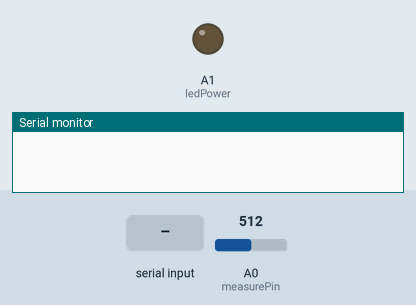
A sketch run on a simulated Arduino Uno, built with avr-gcc and run on an emulated ATmega328P. Parts: output pins drawn as LEDs (lit = HIGH), the last lines printed to the serial monitor. The inputs (shaded band) are chosen by the test bench; at power-on: A0 (measurePin) = 512.

Above: at 0.1 s.
At 2.2 s:
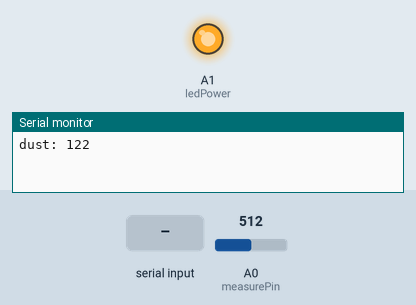
2.3 s: "a" received over the second serial link
3.8 s: "b" received over the second serial link
5.3 s: "c" received over the second serial link
Timing chart, 0 to 8.3 s (numbered marks = the images above; inputs shaded):
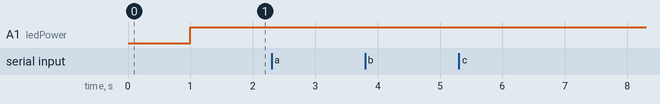

The sketch:

dust.ino
```cpp
#include <SoftwareSerial.h>
/*블루투스 자료 http://blog.naver.com/roboholic84/220594314436 */
//물건찾기 아두이노와 통신할 블루투스
#define RxD_2 4
#define TxD_2 5
SoftwareSerial blueToothSerial_2(RxD_2, TxD_2);//블루투스 rx tx 핀을 아두이노 4,5번핀에 사용
//스마트폰과 통신할 블루투스
#define RxD_1 2
#define TxD_1 3
SoftwareSerial blueToothSerial_1(RxD_1, TxD_1);//블루투스 rx tx 핀을 아두이노 2,3번핀에 사용
char recvChar;//수신받은 데이터를 저장할 변수


/*미세먼지 자료 http://blog.naver.com/roboholic84/220491144149 */
int measurePin = A0;//미세먼지센서 사용하기위한 변수 선언
int ledPower = A1;
int samplingTime = 280;
int deltaTime = 40;
int sleepTime = 9680;
float voMeasured = 0;
float calcVoltage = 0;
float dustDensity = 0;

int dust = 0;//미세먼지 값을 저장할 변수
int count;


void setup() {//전원이 들어와 아두이노아 구동이 되면 셋업이 1회 실행되고 loop()가 무한반복
  Serial.begin(9600);

  blueToothSerial_2.begin(9600);
  pinMode(RxD_2, INPUT);
  pinMode(TxD_2, OUTPUT);

  blueToothSerial_1.begin(9600);
  pinMode(RxD_1, INPUT);
  pinMode(TxD_1, OUTPUT);

  pinMode(ledPower, OUTPUT);
  delay(1000);//1초 휴식
}

void loop() {//setup()이 1회 실행되고 무한 반복되는 부분
  //먼지센서값을 받아온다.
  dust = map(getdust(), 8, 133, 10, 100);
  count++;
  //count가 10이상일때
  if (count >= 10) {
    count = 0;//0으로 초기화 해주고

    Serial.print("dust: ");
    Serial.println(dust);//시리얼 모니터로 출력해준다.

    String s = "@" + (String)dust + "@#";

    int s_l = s.length();
    for (int i = 0; i < s_l; i ++) {
      blueToothSerial_1.print(s.charAt(i));//블루투스 통신으로 먼지센서값을 보낸다.
      delay(40);
    }

    //(EX 먼지센서값이 40이라면   @40@#   이라는 데이터를 보낸다. 안드로이드는 @이라는 데이터가 도착하면 데이터를 모으고 #이라는 데이터가 도착하면 데이터가 모두 도착한걸로 판단한다.)
  }

  if (blueToothSerial_1.available()) {//블루투스 데이터가 들어오면
    recvChar = blueToothSerial_1.read();//해당 변수에 수신받은 데이터를 저장한다.
    Serial.println(recvChar);//시리얼 모니터 수신받은 데이터 출력

    if (recvChar == 'a') {//스마트폰에서 a라는 데이터가 수신되면
      blueToothSerial_2.print("a");//먼지찾기 아두이노로 a라는 데이터를 그대로 보내준다.
    }
    if (recvChar == 'b') {
      blueToothSerial_2.print("b");
    }
    if (recvChar == 'c') {
      blueToothSerial_2.print("c");
    }
    if (recvChar == 'd') {
      blueToothSerial_2.print("d");
    }

  }
  delay(100);
}


int getdust() {
  digitalWrite(ledPower, LOW);
  delayMicroseconds(samplingTime);
  voMeasured = analogRead(measurePin);
  delayMicroseconds(deltaTime);
  digitalWrite(ledPower, HIGH);
  delayMicroseconds(sleepTime);
  calcVoltage = voMeasured * (3.3 / 1024);
  dustDensity = 100 * calcVoltage - 0.1;
  return (dustDensity);
}
```
